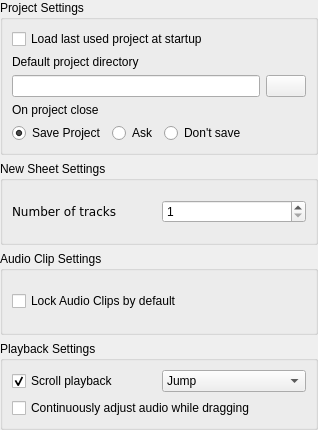
<ui version="4.0" >
 <class>BehaviorConfigPage</class>
 <widget class="QWidget" name="BehaviorConfigPage" >
  <property name="geometry" >
   <rect>
    <x>0</x>
    <y>0</y>
    <width>318</width>
    <height>430</height>
   </rect>
  </property>
  <property name="windowTitle" >
   <string>Form</string>
  </property>
  <layout class="QVBoxLayout" >
   <property name="margin" >
    <number>0</number>
   </property>
   <property name="spacing" >
    <number>6</number>
   </property>
   <item>
    <widget class="QGroupBox" name="groupBox" >
     <property name="title" >
      <string>Project Settings</string>
     </property>
     <layout class="QVBoxLayout" >
      <property name="margin" >
       <number>9</number>
      </property>
      <property name="spacing" >
       <number>6</number>
      </property>
      <item>
       <widget class="QCheckBox" name="loadLastProjectCheckBox" >
        <property name="text" >
         <string>Load last used project at startup</string>
        </property>
       </widget>
      </item>
      <item>
       <layout class="QVBoxLayout" >
        <property name="margin" >
         <number>0</number>
        </property>
        <property name="spacing" >
         <number>6</number>
        </property>
        <item>
         <widget class="QLabel" name="label" >
          <property name="text" >
           <string>Default project directory</string>
          </property>
         </widget>
        </item>
        <item>
         <layout class="QHBoxLayout" >
          <property name="margin" >
           <number>0</number>
          </property>
          <property name="spacing" >
           <number>6</number>
          </property>
          <item>
           <widget class="QLineEdit" name="projectDirLineEdit" />
          </item>
          <item>
           <widget class="QPushButton" name="selectButton" >
            <property name="text" >
             <string/>
            </property>
           </widget>
          </item>
         </layout>
        </item>
       </layout>
      </item>
      <item>
       <layout class="QVBoxLayout" >
        <property name="margin" >
         <number>0</number>
        </property>
        <property name="spacing" >
         <number>6</number>
        </property>
        <item>
         <widget class="QLabel" name="label_2" >
          <property name="text" >
           <string>On project close</string>
          </property>
         </widget>
        </item>
        <item>
         <layout class="QHBoxLayout" >
          <property name="margin" >
           <number>0</number>
          </property>
          <property name="spacing" >
           <number>6</number>
          </property>
          <item>
           <widget class="QRadioButton" name="saveRadioButton" >
            <property name="text" >
             <string>Save Project</string>
            </property>
            <property name="checked" >
             <bool>true</bool>
            </property>
           </widget>
          </item>
          <item>
           <widget class="QRadioButton" name="askRadioButton" >
            <property name="text" >
             <string>Ask</string>
            </property>
           </widget>
          </item>
          <item>
           <widget class="QRadioButton" name="neverRadioButton" >
            <property name="text" >
             <string>Don't save</string>
            </property>
           </widget>
          </item>
          <item>
           <spacer>
            <property name="orientation" >
             <enum>Qt::Horizontal</enum>
            </property>
            <property name="sizeHint" >
             <size>
              <width>40</width>
              <height>20</height>
             </size>
            </property>
           </spacer>
          </item>
         </layout>
        </item>
       </layout>
      </item>
     </layout>
    </widget>
   </item>
   <item>
    <widget class="QGroupBox" name="groupBox_2" >
     <property name="title" >
      <string>New Sheet Settings</string>
     </property>
     <layout class="QVBoxLayout" >
      <property name="margin" >
       <number>9</number>
      </property>
      <property name="spacing" >
       <number>6</number>
      </property>
      <item>
       <layout class="QHBoxLayout" >
        <property name="margin" >
         <number>0</number>
        </property>
        <property name="spacing" >
         <number>6</number>
        </property>
        <item>
         <widget class="QLabel" name="label_4" >
          <property name="text" >
           <string>&lt;html>&lt;head>&lt;meta name="qrichtext" content="1" />&lt;/head>&lt;body style=" white-space: pre-wrap; font-family:Bitstream Vera Sans; font-weight:400; font-style:normal; text-decoration:none;">&lt;p style=" margin-top:0px; margin-bottom:0px; margin-left:0px; margin-right:0px; -qt-block-indent:0; text-indent:0px;">Number of tracks&lt;/p>&lt;/body>&lt;/html></string>
          </property>
         </widget>
        </item>
        <item>
         <widget class="QSpinBox" name="numberOfTrackSpinBox" >
          <property name="maximum" >
           <number>1024</number>
          </property>
          <property name="minimum" >
           <number>1</number>
          </property>
          <property name="value" >
           <number>1</number>
          </property>
         </widget>
        </item>
       </layout>
      </item>
     </layout>
    </widget>
   </item>
   <item>
    <widget class="QGroupBox" name="groupBox_4" >
     <property name="title" >
      <string>Audio Clip Settings</string>
     </property>
     <layout class="QVBoxLayout" >
      <property name="margin" >
       <number>9</number>
      </property>
      <property name="spacing" >
       <number>6</number>
      </property>
      <item>
       <widget class="QCheckBox" name="lockClipsCheckBox" >
        <property name="text" >
         <string>Lock Audio Clips by default</string>
        </property>
       </widget>
      </item>
     </layout>
    </widget>
   </item>
   <item>
    <widget class="QGroupBox" name="groupBox_3" >
     <property name="title" >
      <string>Playback Settings</string>
     </property>
     <layout class="QVBoxLayout" >
      <property name="margin" >
       <number>9</number>
      </property>
      <property name="spacing" >
       <number>6</number>
      </property>
      <item>
       <layout class="QHBoxLayout" >
        <property name="margin" >
         <number>0</number>
        </property>
        <property name="spacing" >
         <number>6</number>
        </property>
        <item>
         <widget class="QCheckBox" name="keepCursorVisibleCheckBox" >
          <property name="toolTip" >
           <string>&lt;html>&lt;head>&lt;meta name="qrichtext" content="1" />&lt;style type="text/css">
p, li { white-space: pre-wrap; }
&lt;/style>&lt;/head>&lt;body style=" font-family:'Sans Serif'; font-size:9pt; font-weight:400; font-style:normal; text-decoration:none;">
&lt;p style=" margin-top:0px; margin-bottom:0px; margin-left:0px; margin-right:0px; -qt-block-indent:0; text-indent:0px;">Keep the play cursor in view while playing or recording.&lt;/p>&lt;/body>&lt;/html></string>
          </property>
          <property name="text" >
           <string>Scroll playback</string>
          </property>
          <property name="checked" >
           <bool>true</bool>
          </property>
         </widget>
        </item>
        <item>
         <widget class="QComboBox" name="scrollModeComboBox" >
          <item>
           <property name="text" >
            <string>Jump</string>
           </property>
          </item>
          <item>
           <property name="text" >
            <string>Stay Centered</string>
           </property>
          </item>
          <item>
           <property name="text" >
            <string>Animated</string>
           </property>
          </item>
         </widget>
        </item>
       </layout>
      </item>
      <item>
       <widget class="QCheckBox" name="resyncAudioCheckBox" >
        <property name="text" >
         <string>Continuously adjust audio while dragging</string>
        </property>
        <property name="checked" >
         <bool>false</bool>
        </property>
       </widget>
      </item>
     </layout>
    </widget>
   </item>
  </layout>
 </widget>
 <resources/>
 <connections>
  <connection>
   <sender>keepCursorVisibleCheckBox</sender>
   <signal>toggled(bool)</signal>
   <receiver>scrollModeComboBox</receiver>
   <slot>setEnabled(bool)</slot>
   <hints>
    <hint type="sourcelabel" >
     <x>178</x>
     <y>325</y>
    </hint>
    <hint type="destinationlabel" >
     <x>224</x>
     <y>326</y>
    </hint>
   </hints>
  </connection>
 </connections>
</ui>
